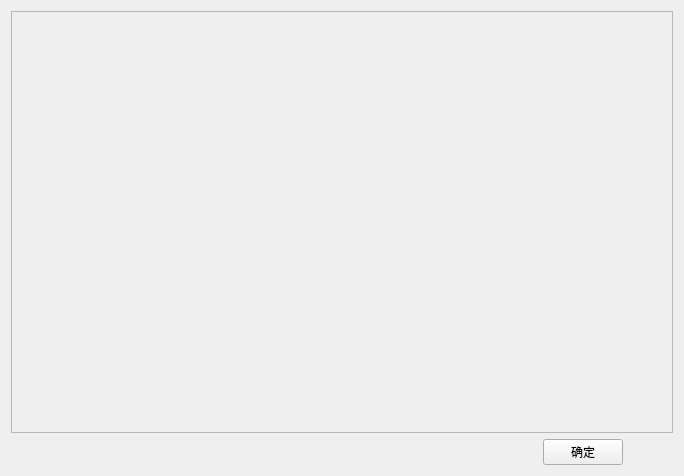
<?xml version="1.0" encoding="UTF-8"?>
<ui version="4.0">
 <class>Form</class>
 <widget class="QWidget" name="Form">
  <property name="geometry">
   <rect>
    <x>0</x>
    <y>0</y>
    <width>684</width>
    <height>476</height>
   </rect>
  </property>
  <property name="windowTitle">
   <string>Form</string>
  </property>
  <layout class="QVBoxLayout" name="verticalLayout">
   <item>
    <widget class="QScrollArea" name="scrollArea">
     <property name="widgetResizable">
      <bool>true</bool>
     </property>
     <widget class="QWidget" name="scrollAreaWidgetContents">
      <property name="geometry">
       <rect>
        <x>0</x>
        <y>0</y>
        <width>664</width>
        <height>425</height>
       </rect>
      </property>
      <layout class="QGridLayout" name="gridLayout_2"/>
     </widget>
    </widget>
   </item>
   <item>
    <layout class="QVBoxLayout" name="verticalLayout_2">
     <property name="rightMargin">
      <number>50</number>
     </property>
     <item alignment="Qt::AlignRight">
      <widget class="QPushButton" name="confirm_pushButton">
       <property name="maximumSize">
        <size>
         <width>180</width>
         <height>16777215</height>
        </size>
       </property>
       <property name="text">
        <string>确定</string>
       </property>
      </widget>
     </item>
    </layout>
   </item>
  </layout>
 </widget>
 <resources/>
 <connections/>
</ui>
